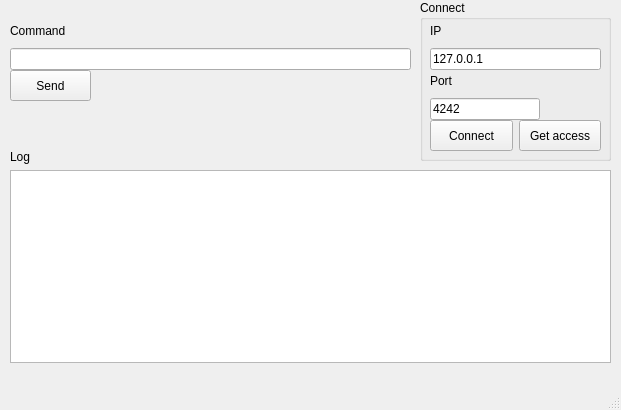
<?xml version="1.0" encoding="UTF-8"?>
<ui version="4.0">
 <class>MainWindow</class>
 <widget class="QMainWindow" name="MainWindow">
  <property name="geometry">
   <rect>
    <x>0</x>
    <y>0</y>
    <width>621</width>
    <height>410</height>
   </rect>
  </property>
  <property name="windowTitle">
   <string>MainWindow</string>
  </property>
  <widget class="QWidget" name="centralwidget">
   <widget class="QGroupBox" name="groupBox">
    <property name="geometry">
     <rect>
      <x>420</x>
      <y>0</y>
      <width>191</width>
      <height>161</height>
     </rect>
    </property>
    <property name="title">
     <string>Connect</string>
    </property>
    <widget class="QWidget" name="layoutWidget_7">
     <property name="geometry">
      <rect>
       <x>10</x>
       <y>70</y>
       <width>110</width>
       <height>50</height>
      </rect>
     </property>
     <layout class="QVBoxLayout" name="verticalLayout_13">
      <item>
       <widget class="QLabel" name="label_13">
        <property name="text">
         <string>Port</string>
        </property>
       </widget>
      </item>
      <item>
       <widget class="QLineEdit" name="linePort">
        <property name="text">
         <string>4242</string>
        </property>
       </widget>
      </item>
     </layout>
    </widget>
    <widget class="QWidget" name="layoutWidget_8">
     <property name="geometry">
      <rect>
       <x>10</x>
       <y>20</y>
       <width>171</width>
       <height>50</height>
      </rect>
     </property>
     <layout class="QVBoxLayout" name="verticalLayout_14">
      <item>
       <widget class="QLabel" name="label_14">
        <property name="text">
         <string>IP</string>
        </property>
       </widget>
      </item>
      <item>
       <widget class="QLineEdit" name="lineIP">
        <property name="text">
         <string>127.0.0.1</string>
        </property>
       </widget>
      </item>
     </layout>
    </widget>
    <widget class="QWidget" name="layoutWidget">
     <property name="geometry">
      <rect>
       <x>10</x>
       <y>120</y>
       <width>171</width>
       <height>31</height>
      </rect>
     </property>
     <layout class="QHBoxLayout" name="horizontalLayout">
      <item>
       <widget class="QPushButton" name="pushButtonConnect">
        <property name="sizePolicy">
         <sizepolicy hsizetype="Minimum" vsizetype="Preferred">
          <horstretch>0</horstretch>
          <verstretch>0</verstretch>
         </sizepolicy>
        </property>
        <property name="text">
         <string>Connect</string>
        </property>
       </widget>
      </item>
      <item>
       <widget class="QPushButton" name="getAccessButton">
        <property name="sizePolicy">
         <sizepolicy hsizetype="Minimum" vsizetype="Preferred">
          <horstretch>0</horstretch>
          <verstretch>0</verstretch>
         </sizepolicy>
        </property>
        <property name="text">
         <string>Get access</string>
        </property>
       </widget>
      </item>
     </layout>
    </widget>
   </widget>
   <widget class="QPushButton" name="pushButtonSend">
    <property name="geometry">
     <rect>
      <x>10</x>
      <y>70</y>
      <width>81</width>
      <height>31</height>
     </rect>
    </property>
    <property name="text">
     <string>Send</string>
    </property>
   </widget>
   <widget class="QWidget" name="layoutWidget_9">
    <property name="geometry">
     <rect>
      <x>10</x>
      <y>20</y>
      <width>401</width>
      <height>50</height>
     </rect>
    </property>
    <layout class="QVBoxLayout" name="verticalLayout_15">
     <item>
      <widget class="QLabel" name="label_15">
       <property name="text">
        <string>Command</string>
       </property>
      </widget>
     </item>
     <item>
      <widget class="QLineEdit" name="lineCommand"/>
     </item>
    </layout>
   </widget>
   <widget class="QWidget" name="layoutWidget_10">
    <property name="geometry">
     <rect>
      <x>10</x>
      <y>150</y>
      <width>601</width>
      <height>213</height>
     </rect>
    </property>
    <layout class="QVBoxLayout" name="verticalLayout_16">
     <item>
      <widget class="QLabel" name="label_16">
       <property name="text">
        <string>Log</string>
       </property>
      </widget>
     </item>
     <item>
      <widget class="QTextBrowser" name="textBrowser_4">
       <property name="font">
        <font>
         <pointsize>10</pointsize>
        </font>
       </property>
      </widget>
     </item>
    </layout>
   </widget>
  </widget>
  <widget class="QStatusBar" name="statusbar"/>
  <widget class="QMenuBar" name="menubar">
   <property name="geometry">
    <rect>
     <x>0</x>
     <y>0</y>
     <width>621</width>
     <height>20</height>
    </rect>
   </property>
  </widget>
  <action name="action">
   <property name="text">
    <string>Регистрация</string>
   </property>
  </action>
  <action name="action_2">
   <property name="text">
    <string>Получить доступ</string>
   </property>
  </action>
  <action name="action_3">
   <property name="text">
    <string>Авторизация</string>
   </property>
  </action>
  <action name="action_4">
   <property name="text">
    <string>Регистрация</string>
   </property>
  </action>
 </widget>
 <resources/>
 <connections/>
</ui>
